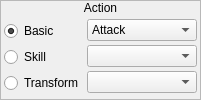
    <widget class="QFrame" name="frame_14">
     <property name="frameShape">
      <enum>QFrame::StyledPanel</enum>
     </property>
     <property name="frameShadow">
      <enum>QFrame::Raised</enum>
     </property>
     <layout class="QVBoxLayout" name="verticalLayout_23">
      <property name="spacing">
       <number>0</number>
      </property>
      <property name="margin">
       <number>0</number>
      </property>
      <item>
       <widget class="QLabel" name="label_19">
        <property name="sizePolicy">
         <sizepolicy hsizetype="Preferred" vsizetype="Fixed">
          <horstretch>0</horstretch>
          <verstretch>0</verstretch>
         </sizepolicy>
        </property>
        <property name="text">
         <string>Action</string>
        </property>
        <property name="alignment">
         <set>Qt::AlignCenter</set>
        </property>
       </widget>
      </item>
      <item>
       <widget class="QWidget" name="widget_18" native="true">
        <layout class="QHBoxLayout" name="horizontalLayout_13">
         <property name="spacing">
          <number>3</number>
         </property>
         <property name="margin">
          <number>3</number>
         </property>
         <item>
          <widget class="QWidget" name="widget_6" native="true">
           <property name="sizePolicy">
            <sizepolicy hsizetype="Fixed" vsizetype="Preferred">
             <horstretch>0</horstretch>
             <verstretch>0</verstretch>
            </sizepolicy>
           </property>
           <layout class="QVBoxLayout" name="verticalLayout_24">
            <property name="spacing">
             <number>3</number>
            </property>
            <property name="margin">
             <number>0</number>
            </property>
            <item>
             <widget class="QRadioButton" name="rbBasic">
              <property name="sizePolicy">
               <sizepolicy hsizetype="Fixed" vsizetype="Fixed">
                <horstretch>0</horstretch>
                <verstretch>0</verstretch>
               </sizepolicy>
              </property>
              <property name="text">
               <string>Basic</string>
              </property>
              <property name="checked">
               <bool>true</bool>
              </property>
             </widget>
            </item>
            <item>
             <widget class="QRadioButton" name="rbSkill">
              <property name="sizePolicy">
               <sizepolicy hsizetype="Fixed" vsizetype="Fixed">
                <horstretch>0</horstretch>
                <verstretch>0</verstretch>
               </sizepolicy>
              </property>
              <property name="text">
               <string>Skill</string>
              </property>
             </widget>
            </item>
            <item>
             <widget class="QRadioButton" name="rbTransform">
              <property name="sizePolicy">
               <sizepolicy hsizetype="Fixed" vsizetype="Fixed">
                <horstretch>0</horstretch>
                <verstretch>0</verstretch>
               </sizepolicy>
              </property>
              <property name="text">
               <string>Transform</string>
              </property>
             </widget>
            </item>
           </layout>
          </widget>
         </item>
         <item>
          <widget class="QWidget" name="widget_4" native="true">
           <layout class="QVBoxLayout" name="verticalLayout_25">
            <property name="spacing">
             <number>3</number>
            </property>
            <property name="margin">
             <number>0</number>
            </property>
            <item>
             <widget class="QComboBox" name="cboxBasicActions">
              <property name="sizePolicy">
               <sizepolicy hsizetype="Preferred" vsizetype="Fixed">
                <horstretch>0</horstretch>
                <verstretch>0</verstretch>
               </sizepolicy>
              </property>
              <item>
               <property name="text">
                <string>Attack</string>
               </property>
              </item>
              <item>
               <property name="text">
                <string>Double Attack</string>
               </property>
              </item>
              <item>
               <property name="text">
                <string>Defend</string>
               </property>
              </item>
              <item>
               <property name="text">
                <string>Observe Battle</string>
               </property>
              </item>
              <item>
               <property name="text">
                <string>Charge Up</string>
               </property>
              </item>
              <item>
               <property name="text">
                <string>Self-Destruct</string>
               </property>
              </item>
              <item>
               <property name="text">
                <string>Escape</string>
               </property>
              </item>
              <item>
               <property name="text">
                <string>No Action</string>
               </property>
              </item>
             </widget>
            </item>
            <item>
             <widget class="QComboBox" name="cboxSkills">
              <property name="sizePolicy">
               <sizepolicy hsizetype="Preferred" vsizetype="Fixed">
                <horstretch>0</horstretch>
                <verstretch>0</verstretch>
               </sizepolicy>
              </property>
             </widget>
            </item>
            <item>
             <widget class="QComboBox" name="cboxMonsters">
              <property name="sizePolicy">
               <sizepolicy hsizetype="Preferred" vsizetype="Fixed">
                <horstretch>0</horstretch>
                <verstretch>0</verstretch>
               </sizepolicy>
              </property>
             </widget>
            </item>
           </layout>
          </widget>
         </item>
        </layout>
       </widget>
      </item>
     </layout>
    </widget>
